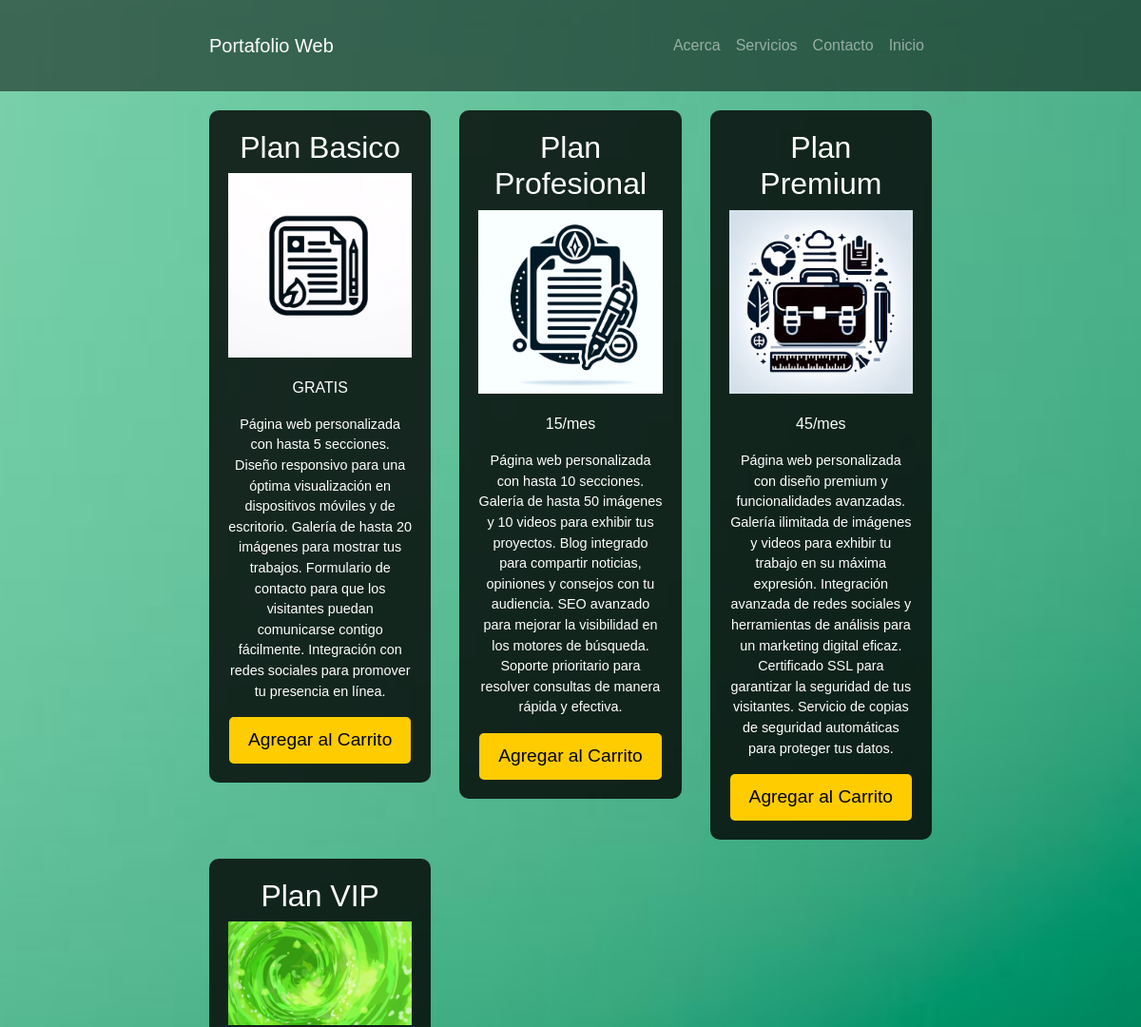
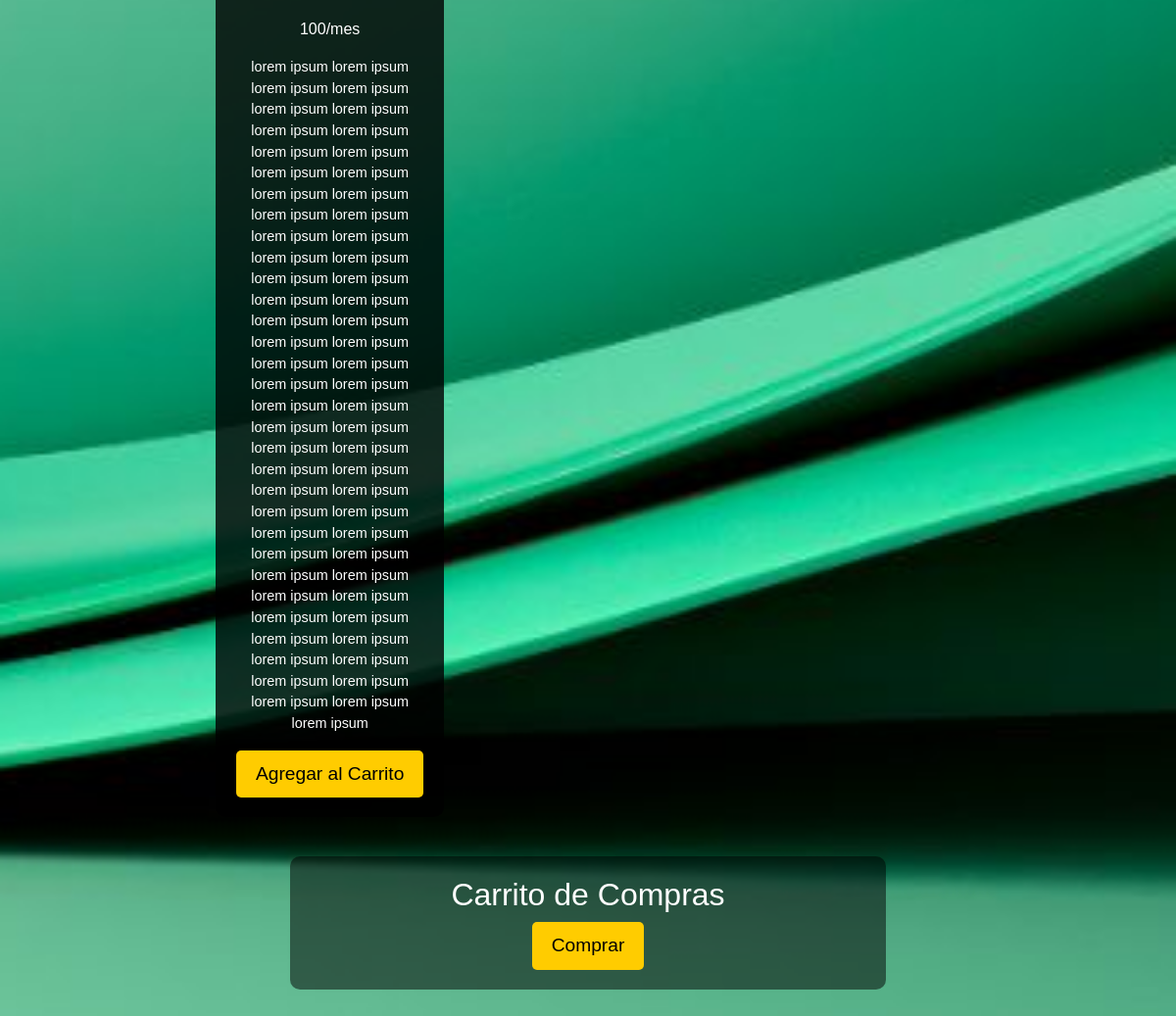
Page /carro/ on the committed database (2 pictures, top to bottom).
### plantillas/models.py (models this page shows, shortened)
class Producto(models.Model):
    nombre = models.CharField(max_length=30)
    precio = models.IntegerField()
    descripcion = models.TextField()
    imagen=models.ImageField(upload_to="plan", null=True)

### plantillas/views.py (the view)
# urls.py: path('carro/', carro, name='carro'),
def carro(request):
    productos = Producto.objects.all()
    return render(request, 'plantillas/carro.html', {'productos':productos})

### plantillas/templates/plantillas/carro.html (shortened to what this page needs)
{% load static %}
<!DOCTYPE html>
<html lang="es">
<head>
    <link rel="stylesheet" href="https://stackpath.bootstrapcdn.com/bootstrap/4.5.2/css/bootstrap.min.css">
    <link rel="stylesheet" href="https://cdnjs.cloudflare.com/ajax/libs/font-awesome/5.15.4/css/all.min.css">
    <link rel="stylesheet" href="{% static 'plantillas/css/styleCarro.css' %}">
</head>
<body>
    <nav class="navbar navbar-expand-lg navbar-dark">
        <div class="container">
            <a class="navbar-brand" href="{% url 'index' %}">Portafolio Web</a>
            <div class="collapse navbar-collapse" id="navbarNav">
                <ul class="navbar-nav ml-auto">
                    <li class="nav-item">
                        <a class="nav-link" href="{% url 'about' %}">Acerca</a>
                    </li>
                    <li class="nav-item">
                        <a class="nav-link" href="{% url 'services' %}">Servicios</a>
                    </li>
                    <li class="nav-item">
                        <a class="nav-link" href="{% url 'contact' %}">Contacto</a>
                    </li>
                    <li class="nav-item">
                        <a class="nav-link" href="{% url 'index' %}">Inicio</a>
                    </li>
                </ul>
            </div>
        </div>
    </nav>
    <div class="container">
        <div class="row">
            {% for producto in productos %}
            <div class="col-md-4">
                <div class="plan" id="basic-plan">
                    <h2>{{producto.nombre}}</h2>
                    <img src="/media/{{ producto.imagen}}" alt="{{producto.nombre}}">
                    <p>{% if producto.precio == 0 %} GRATIS {% else %} {{producto.precio}}/mes {% endif %}</p>
                    <p class="plan-description">{{producto.descripcion}}</p>
                    <button class="btn btn-primary btn-checkout" onclick="addToCart('{{producto.nombre}}')">Agregar al Carrito</button>
                </div>
            </div>
            {% endfor %}
        </div>
        <div class="cart">
            <h2>Carrito de Compras</h2>
            <button class="btn btn-checkout" onclick="checkout()">Comprar</button>
        </div>
    </div>
</body>
</html>

### plantillas/static/plantillas/css/styleCarro.css (style rules this page uses)
body { font-family: Arial, sans-serif; margin: 0; padding: 0; background-color: #f8f8f8; background-image: url('/img/wepik-export-20240411005730l8VL.jpeg'); background-size: cover; background-position: center; background-repeat: no-repeat; min-height: 100vh; display: flex; flex-direction: column; }
.navbar { background-color: rgba(0, 0, 0, 0.5); }
.navbar-brand { color: #fff; }
.navbar-nav .nav-link { color: #fff; transition: color 0.3s; }
.container { max-width: 800px; margin: 0 auto; padding: 20px; color: #fff; text-align: center; flex: 1; }
.cart { background-color: rgba(0, 0, 0, 0.8); padding: 20px; border-radius: 10px; margin-bottom: 20px; }
.btn-checkout { display: none; background-color: #ffc107; border: none; color: #fff; padding: 10px 30px; font-size: 1.2rem; border-radius: 5px; text-decoration: none; transition: background-color 0.3s; margin: 0 auto; display: block; }
.plan { background-color: rgba(0, 0, 0, 0.8); padding: 20px; border-radius: 10px; margin-bottom: 20px; }
.plan img { max-width: 100%; margin-bottom: 20px; }
.plan-description { font-size: 0.9rem; margin-top: 15px; }

### rows in the picture
Producto: nombre "Plan Basico", imagen (picture), precio "GRATIS", descripcion "Página web personalizada con hasta 5 secciones. Diseño responsivo para una óptima visualización en dispositivos móviles y de escritorio. Galería de hasta 20 imágenes para mostrar tus trabajos. Formulario de contacto para que los visitantes puedan comunicarse contigo fácilmente. Integración con redes sociales para promover tu presencia en línea."
Producto: nombre "Plan Profesional", imagen (picture), precio "15", descripcion "Página web personalizada con hasta 10 secciones. Galería de hasta 50 imágenes y 10 videos para exhibir tus proyectos. Blog integrado para compartir noticias, opiniones y consejos con tu audiencia. SEO avanzado para mejorar la visibilidad en los motores de búsqueda. Soporte prioritario para resolver consultas de manera rápida y efectiva."
Producto: nombre "Plan Premium", imagen (picture), precio "45", descripcion "Página web personalizada con diseño premium y funcionalidades avanzadas. Galería ilimitada de imágenes y videos para exhibir tu trabajo en su máxima expresión. Integración avanzada de redes sociales y herramientas de análisis para un marketing digital eficaz. Certificado SSL para garantizar la seguridad de tus visitantes. Servicio de copias de seguridad automáticas para proteger tus datos."
Producto: nombre "Plan VIP", imagen (picture), precio "100", descripcion "lorem ipsum lorem ipsum lorem ipsum lorem ipsum lorem ipsum lorem ipsum lorem ipsum lorem ipsum lorem ipsum lorem ipsum lorem ipsum lorem ipsum lorem ipsum lorem ipsum lorem ipsum lorem ipsum lorem ipsum lorem ipsum lorem ipsum lorem ipsum lorem ipsum lorem ipsum lorem ipsum lorem ipsum lorem ipsum lorem ipsum lorem ipsum lorem ipsum lorem ipsum lorem ipsum lorem ipsum lorem ipsum lorem ipsum lorem ipsum lorem ipsum lorem ipsum lorem ipsum lorem ipsum lorem ipsum lorem ipsum lorem ipsum lorem ipsum lorem ipsum lorem ipsum lorem ipsum lorem ipsum lorem ipsum lorem ipsum lorem ipsum lorem ipsum lorem ipsum lorem ipsum lorem ipsum lorem ipsum lorem ipsum lorem ipsum lorem ipsum lorem ipsum…"
